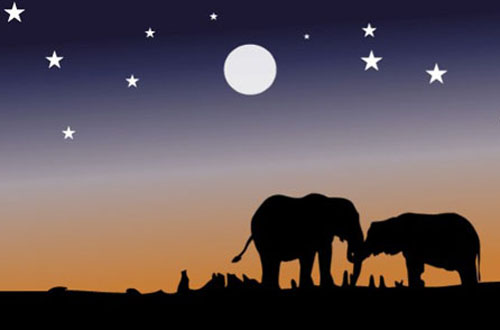
#> input picture Assignments/Project - Image segmentation using K-means/elephant.jpg, 500 x 330 px
$ jupyter execute Untitled.ipynb
#> lines starting #> are read from the running program, lines starting #| are printed output that depends on the picture
[cell 1]
import cv2
import matplotlib.pyplot as plt
import numpy as np

[cell 2]
im = cv2.imread('elephant.jpg')
#> im is the input picture: shape (330, 500, 3); mean B, G, R 85.4, 81.1, 93.9
im = cv2.cvtColor(im, cv2.COLOR_BGR2RGB)

[cell 3]
print(im.shape)
#| (330, 500, 3)

l = im.shape[0]*im.shape[1]
#> l = 165000
print(l)
#| 165000

[cell 4]
plt.imshow(im)
plt.axis('off')
plt.show()

[cell 5]
all_pixels = im.reshape(l, 3)
print(all_pixels.shape)
#| (165000, 3)

[cell 6]
from sklearn.cluster import KMeans

[cell 7]
dominant_colors = 6
km = KMeans(n_clusters=dominant_colors)

km.fit(all_pixels)

[cell 8]
centers = km.cluster_centers_
print(centers)

[cell 9]
centers = np.array(centers,dtype='uint8')
print(centers)

[cell 10]
i = 1

colors = []

plt.figure(0,figsize=(8,2))

for each_col in centers:
    plt.subplot(1,dominant_colors,i)
    plt.axis('off')

    colors.append(each_col)
    i+=1

    a = np.zeros((100,100,3),dtype = 'uint8')
    a[:,:,:] = each_col

    plt.imshow(a)

plt.show()
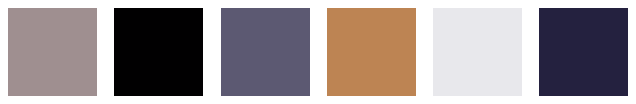
#> figure drawn by matplotlib, 6 panels

## Segmenting our original image

[cell 11]
new_image = np.zeros((l,3),dtype='uint8')
print(new_image.shape)
#| (165000, 3)

[cell 12]
colors

[cell 13]
km.labels_

[cell 14]
for i in range(new_image.shape[0]):
    new_image[i] = colors[km.labels_[i]]


new_image = new_image.reshape((im.shape))

[cell 15]
plt.imshow(new_image)
plt.axis('off')
plt.show()
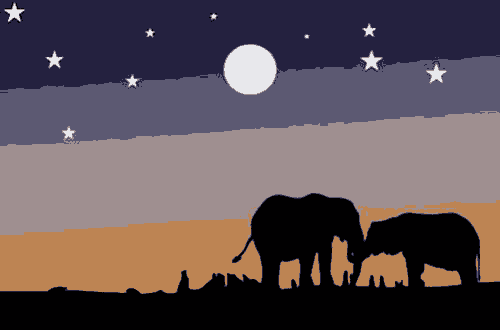
#> shown: shape (330, 500, 3); mean R, G, B 93.4, 80.4, 85.1

## Homework

[cell 16]
elphnt = np.array(new_image).reshape((l,3))
colors = np.array(colors)

[cell 17]
sum_rows = [np.sum(x) for x in colors]
elephant_color_index = sum_rows.index(min(sum_rows))
print(elephant_color_index)

[cell 18]
for i in range(elphnt.shape[0]):
    if not np.array_equal(elphnt[i], colors[elephant_color_index]):
        elphnt[i] = [255,255,255]

[cell 19]
elphnt = elphnt.reshape((im.shape))

[cell 20]
plt.imshow(elphnt)
plt.axis('off')
plt.show()
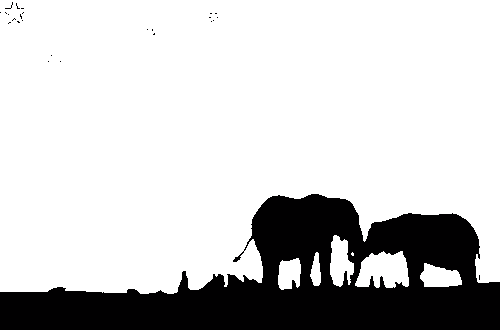
#> shown: shape (330, 500, 3); mean R, G, B 201.9, 201.7, 201.9
